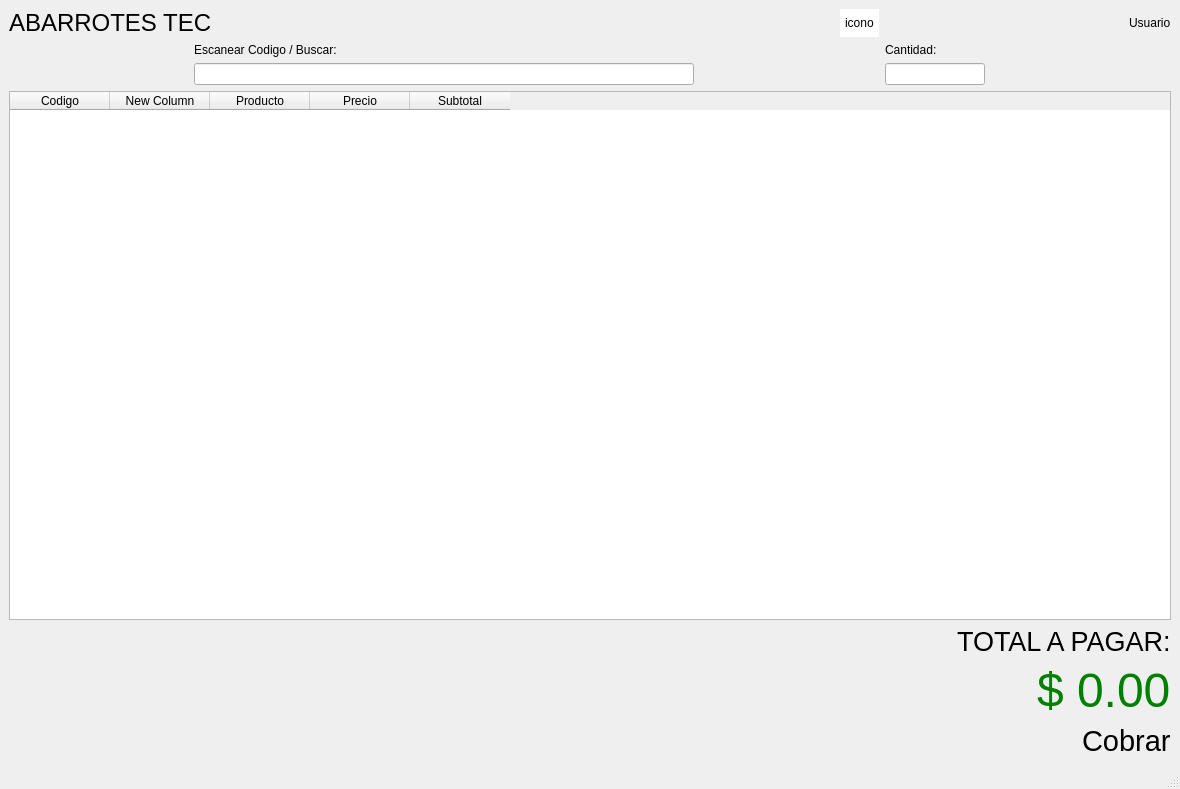
<?xml version="1.0" encoding="UTF-8"?>
<ui version="4.0">
 <class>MainWindow</class>
 <widget class="QMainWindow" name="MainWindow">
  <property name="geometry">
   <rect>
    <x>0</x>
    <y>0</y>
    <width>1180</width>
    <height>789</height>
   </rect>
  </property>
  <property name="windowTitle">
   <string>MainWindow</string>
  </property>
  <widget class="QWidget" name="centralwidget">
   <layout class="QVBoxLayout" name="verticalLayout">
    <item>
     <layout class="QHBoxLayout" name="horizontalLayout">
      <item>
       <widget class="QLabel" name="label">
        <property name="font">
         <font>
          <pointsize>18</pointsize>
         </font>
        </property>
        <property name="text">
         <string>ABARROTES TEC</string>
        </property>
       </widget>
      </item>
      <item>
       <layout class="QHBoxLayout" name="horizontalLayout_5">
        <item alignment="Qt::AlignRight">
         <widget class="QLabel" name="label_8">
          <property name="styleSheet">
           <string notr="true">background-color:white;
border: 2px solid white;
border-radius: 500px ;</string>
          </property>
          <property name="text">
           <string>icono</string>
          </property>
         </widget>
        </item>
        <item alignment="Qt::AlignRight">
         <widget class="QLabel" name="label_7">
          <property name="maximumSize">
           <size>
            <width>700</width>
            <height>16777215</height>
           </size>
          </property>
          <property name="text">
           <string>Usuario</string>
          </property>
         </widget>
        </item>
       </layout>
      </item>
     </layout>
    </item>
    <item>
     <layout class="QHBoxLayout" name="horizontalLayout_2">
      <item>
       <layout class="QVBoxLayout" name="verticalLayout_2">
        <item>
         <widget class="QLabel" name="label_3">
          <property name="maximumSize">
           <size>
            <width>500</width>
            <height>16777215</height>
           </size>
          </property>
          <property name="text">
           <string>Escanear Codigo / Buscar:</string>
          </property>
         </widget>
        </item>
        <item>
         <widget class="QLineEdit" name="lineEdit">
          <property name="maximumSize">
           <size>
            <width>500</width>
            <height>16777215</height>
           </size>
          </property>
         </widget>
        </item>
       </layout>
      </item>
      <item>
       <layout class="QVBoxLayout" name="verticalLayout_4">
        <item>
         <widget class="QLabel" name="label_2">
          <property name="maximumSize">
           <size>
            <width>60</width>
            <height>16777215</height>
           </size>
          </property>
          <property name="text">
           <string>Cantidad:</string>
          </property>
         </widget>
        </item>
        <item>
         <widget class="QLineEdit" name="lineEdit_2">
          <property name="maximumSize">
           <size>
            <width>100</width>
            <height>16777215</height>
           </size>
          </property>
         </widget>
        </item>
       </layout>
      </item>
     </layout>
    </item>
    <item>
     <layout class="QHBoxLayout" name="horizontalLayout_3">
      <item>
       <widget class="QTableWidget" name="tableWidget">
        <column>
         <property name="text">
          <string>Codigo</string>
         </property>
        </column>
        <column>
         <property name="text">
          <string>New Column</string>
         </property>
        </column>
        <column>
         <property name="text">
          <string>Producto</string>
         </property>
        </column>
        <column>
         <property name="text">
          <string>Precio</string>
         </property>
        </column>
        <column>
         <property name="text">
          <string>Subtotal</string>
         </property>
        </column>
       </widget>
      </item>
     </layout>
    </item>
    <item>
     <layout class="QHBoxLayout" name="horizontalLayout_4">
      <item>
       <layout class="QVBoxLayout" name="verticalLayout_5">
        <item alignment="Qt::AlignRight">
         <widget class="QLabel" name="label_5">
          <property name="font">
           <font>
            <pointsize>20</pointsize>
           </font>
          </property>
          <property name="text">
           <string>TOTAL A PAGAR:</string>
          </property>
         </widget>
        </item>
        <item alignment="Qt::AlignRight">
         <widget class="QLabel" name="label_4">
          <property name="font">
           <font>
            <pointsize>36</pointsize>
           </font>
          </property>
          <property name="styleSheet">
           <string notr="true">color:green</string>
          </property>
          <property name="text">
           <string>$ 0.00</string>
          </property>
         </widget>
        </item>
        <item alignment="Qt::AlignRight">
         <widget class="QLabel" name="label_6">
          <property name="font">
           <font>
            <pointsize>22</pointsize>
           </font>
          </property>
          <property name="text">
           <string>Cobrar</string>
          </property>
         </widget>
        </item>
       </layout>
      </item>
     </layout>
    </item>
   </layout>
  </widget>
  <widget class="QMenuBar" name="menubar">
   <property name="geometry">
    <rect>
     <x>0</x>
     <y>0</y>
     <width>1180</width>
     <height>26</height>
    </rect>
   </property>
  </widget>
  <widget class="QStatusBar" name="statusbar"/>
 </widget>
 <resources/>
 <connections/>
</ui>
